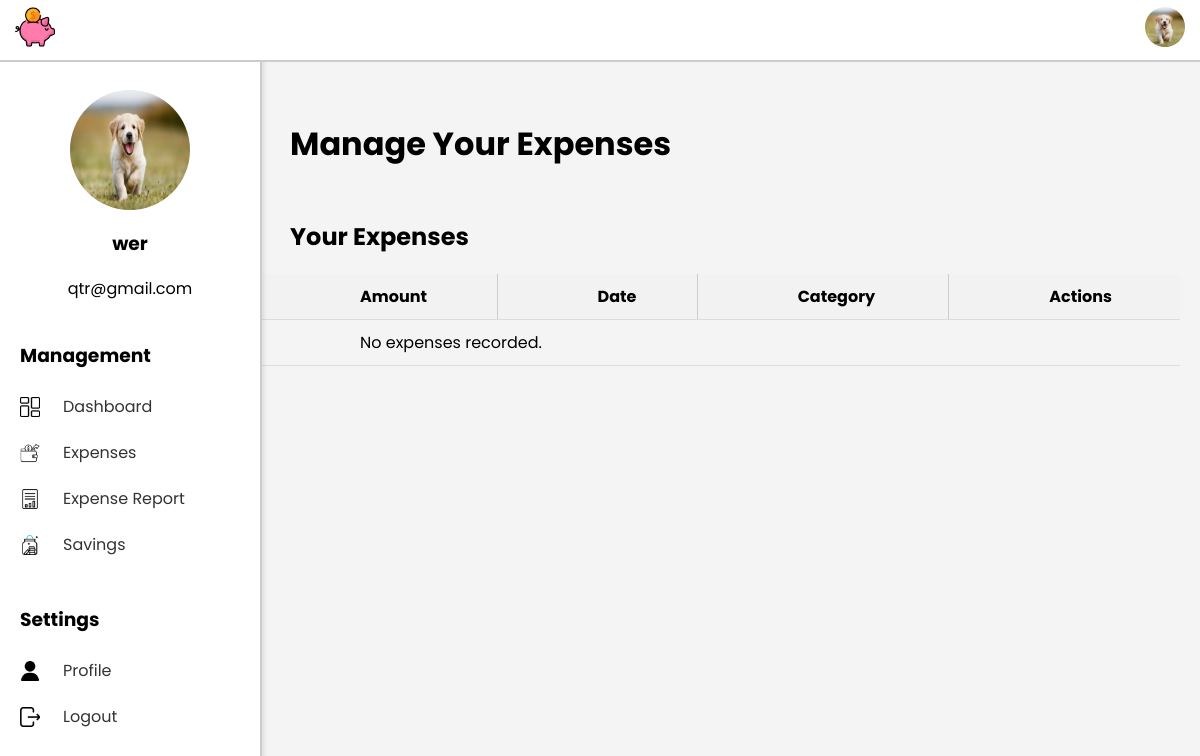
The page /ExpenseSystem/manage_expense/ (signed in) on the database as committed earlier.
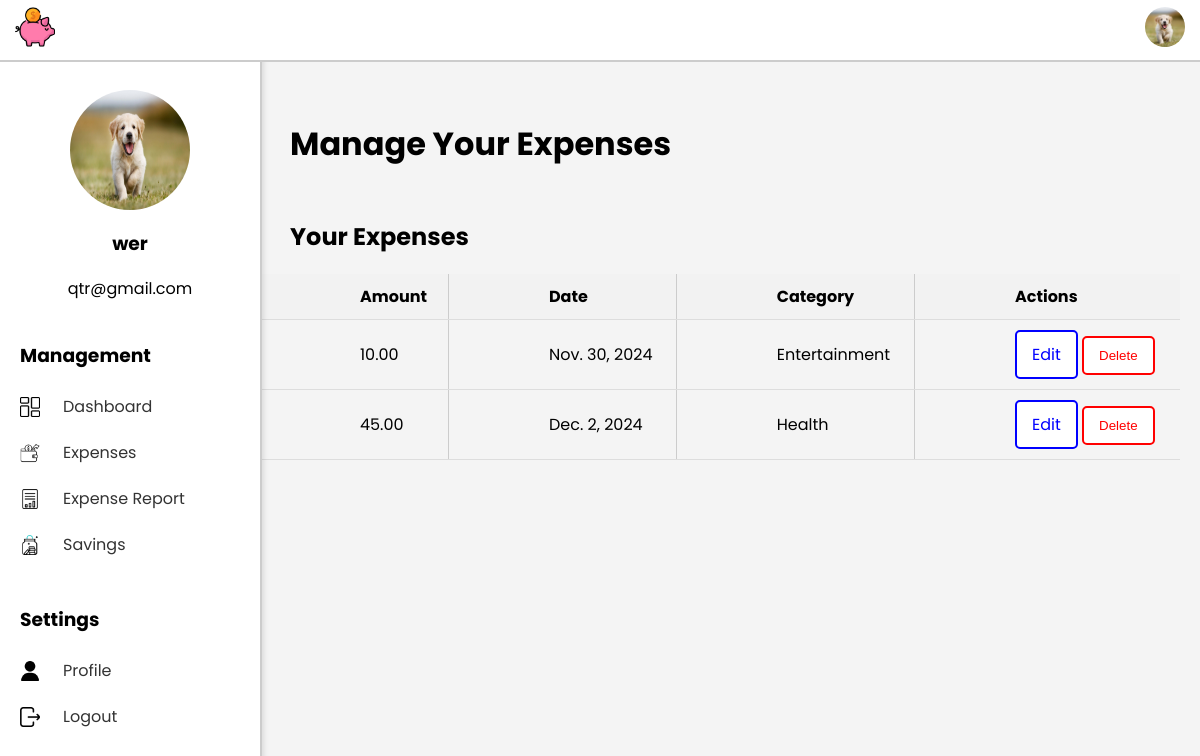
The same page on the database as committed later.
### ExpenseSystem/models.py (models this page shows, shortened)
class Profile(models.Model):
    user = models.OneToOneField(User, on_delete=models.CASCADE)
    profile_picture = models.ImageField(upload_to='profile_pictures/', default='default_profile.png')

class Expense(models.Model):
    amount = models.DecimalField(max_digits=10, decimal_places=2)
    date = models.DateField()
    category = models.ForeignKey(Category, on_delete=models.CASCADE)
    user = models.ForeignKey(User, on_delete=models.CASCADE)
    description = models.TextField(null=True, blank=True)  # Add the description field

class Category(models.Model):
    name = models.CharField(max_length=255)

### ExpenseSystem/views.py (the view)
# urls.py: path('manage_expense/', views.manage_expense, name='manage_expense'),
@login_required
def manage_expense(request):
    expenses = Expense.objects.filter(user=request.user)
    return render(request, 'manage_expense.html', {'expenses': expenses})

### ExpenseSystem/templates/manage_expense.html (shortened to what this page needs)
<!DOCTYPE html>
<html lang="en">
<head>
    {% load static %}
    <link rel="stylesheet" href="{% static 'manageexpense.css' %}">
</head>
<body>
    {% include 'navbar.html' %}
    {% include 'sidebar.html' %}
    <div class="main-dashboard">
        <div class="header">
            <h1>Manage Your Expenses</h1>
        </div>
        <div class="expense-list background-box">
            <h2>Your Expenses</h2>
            <table>
                <thead>
                    <tr>
                        <th>Amount</th>
                        <th>Date</th>
                        <th>Category</th>
                        <th>Actions</th>
                    </tr>
                </thead>
                <tbody>
                    {% for expense in expenses %}
                    <tr>
                        <td>{{ expense.amount }}</td>
                        <td>{{ expense.date }}</td>
                        <td>{{ expense.category.name }}</td>
                        <td>
                            <a href="{% url 'edit_expense' expense.id %}" class="btn btn-edit">Edit</a>
                            <form method="POST" action="{% url 'delete_expense' expense.id %}" style="display:inline;">
                                <button type="submit" class="btn btn-delete">Delete</button>
                            </form>
                        </td>
                    </tr>
                    {% empty %}
                    <tr>
                        <td colspan="4">No expenses recorded.</td>
                    </tr>
                    {% endfor %}
                </tbody>
            </table>
        </div>
    </div>
</body>
</html>

### ExpenseSystem/templates/navbar.html (shortened to what this page needs)
{% load static %}
<nav class="navbar">
    <link rel="stylesheet" href="{% static 'navbar.css' %}">
    <div class="navbar-logo">
        <img src="{% static 'piggy-bank.png' %}" alt="Logo" class="logo">
    </div>
    <div class="profile-dropdown">
        <img id="profile-dropdown"
             src="{% if user.profile.profile_picture %}{{ user.profile.profile_picture.url }}{% else %}{% static 'default_profile.png' %}{% endif %}"
             alt="Profile Picture" class="profile-dropdown-img">
    </div>
</nav>

### ExpenseSystem/templates/sidebar.html (shortened to what this page needs)
{% load static %}
<div class="sidebar">
    <div class="profile-section">
        <link rel="stylesheet" href="{% static 'sidebar.css' %}">
        <img id="sidebar_profile_picture"
     src="{% if user.profile.profile_picture %}{{ user.profile.profile_picture.url }}{% else %}{% static 'default_profile.png' %}{% endif %}"
     alt="Profile Picture" class="sidebar-profile-picture">
        <h3>{{ user.username }}</h3>
        <p>{{ user.email }}</p>
    </div>
    <div class="management-section">
        <h3>Management</h3>
        <ul>
            <li class="{% if request.resolver_match.url_name == 'dashboard' %}active{% endif %}">
                <img src="{% static 'dashboard.png' %}" alt="Dashboard Icon" class="sidebar-icon">
                <a href="{% url 'dashboard' %}">Dashboard</a>
            </li>
            <li class="{% if request.resolver_match.url_name == 'add_expense' %}active{% endif %}">
                <img src="{% static 'expenses.png' %}" alt="Add Expenses Icon" class="sidebar-icon">
                <a href="{% url 'add_expense' %}">Expenses</a>
            </li>
            <li class="{% if request.resolver_match.url_name == 'expense_report' %}active{% endif %}">
                <img src="{% static 'add_report.png' %}" alt="Expense Report Icon" class="sidebar-icon">
                <a href="{% url 'expense_report' %}">Expense Report</a>
            </li>
            <li class="{% if request.resolver_match.url_name == 'savings_dashboard' %}active{% endif %}">
                <img src="{% static 'add_savings.png' %}" alt="Savings Icon" class="sidebar-icon">
                <a href="{% url 'savings_dashboard' %}">Savings</a>
            </li>
        </ul>
    </div>
    <div class="settings-section">
        <h3>Settings</h3>
        <ul>
            <li class="{% if request.resolver_match.url_name == 'user_profile' %}active{% endif %}">
                <img src="{% static 'user.png' %}" alt="User Icon" class="sidebar-icon">
                <a href="{% url 'user_profile' %}">Profile</a>
            </li>
            <li><img src="{% static 'exit.png' %}" alt="Logout Icon" class="sidebar-icon">
                <a href="{% url 'logout' %}" class="btn btn-secondary">Logout</a></li>
        </ul>
    </div>
</div>

### ExpenseSystem/static/manageexpense.css (style rules this page uses)
body { font-family: Poppins, sans-serif; background-color: #f4f4f4; margin: 0; padding: 0; }
.main-dashboard { margin-left: 240px; padding: 20px; }
.header { display: flex; justify-content: space-between; align-items: center; margin-bottom: 30px; }
.header h1 { font-size: 2em; margin-left: 30px; margin-top: 100px; }
.expense-list h2 { margin-left: 30px; }
table { width: 100%; border-collapse: collapse; }
th, td { padding: 10px; padding-left: 100px; text-align: left; border-bottom: 1px solid #ddd; }
th { background-color: #f2f2f2; border-right: 1px solid #ccc; }
td { border-right: 1px solid #ccc; }
th:last-child, td:last-child { border-right: none; }
.btn-edit { border: 2px solid blue; background-color: white; color: blue; padding: 10px 15px; text-decoration: none; border-radius: 5px; cursor: pointer; display: inline-block; }
.btn-delete { border: 2px solid red; background-color: white; color: red; padding: 10px 15px; text-decoration: none; border-radius: 5px; cursor: pointer; display: inline-block; }

### ExpenseSystem/static/navbar.css (style rules this page uses)
.navbar { display: flex; justify-content: space-between; align-items: center; background-color: #ffff; padding: 5px 15px; color: white; position: fixed; top: 0; left: 0; right: 0; z-index: 1000; height: 50px; border-bottom: 2px solid #ccc; }
.navbar-logo img { height: 40px; }
.profile-dropdown { position: relative; margin-left: auto; align-self: center; }
.profile-dropdown-img { width: 40px; height: 40px; border-radius: 50%; object-fit: cover; cursor: pointer; transition: transform 0.3s ease; }

### ExpenseSystem/static/sidebar.css (style rules this page uses)
.sidebar { position: fixed; top: 50px; left: 0; height: calc(100% - 50px); background-color: #ffffff; width: 220px; box-shadow: 2px 0 5px rgba(0, 0, 0, 0.1); padding: 20px; border-right: 2px solid #ccc; }
.profile-section { text-align: center; margin-top: 20px; }
.profile-section img { border-radius: 50%; width: 120px; height: 120px; display: block; margin: 0 auto; }
.management-section, .settings-section { margin-top: 40px; }
.management-section h3, .settings-section h3 { margin-bottom: 10px; }
.management-section ul, .settings-section ul { list-style-type: none; padding: 0; }
.management-section li, .settings-section li { display: flex; align-items: center; margin: 5px 0; }
.sidebar-icon { width: 20px; height: 20px; margin-right: 15px; margin-top: 5px; margin-bottom: 5px; vertical-align: middle; }
.management-section li a, .settings-section li a { text-decoration: none; color: #333; padding: 8px; display: block; }

Rows that differ between the two databases and show on the page:
added Expense: amount "10.00", date "Nov. 30, 2024", category.name "Entertainment"
added Expense: amount "45.00", date "Dec. 2, 2024", category.name "Health"
Other text that changed with them:
text no longer shown: "No expenses recorded."
